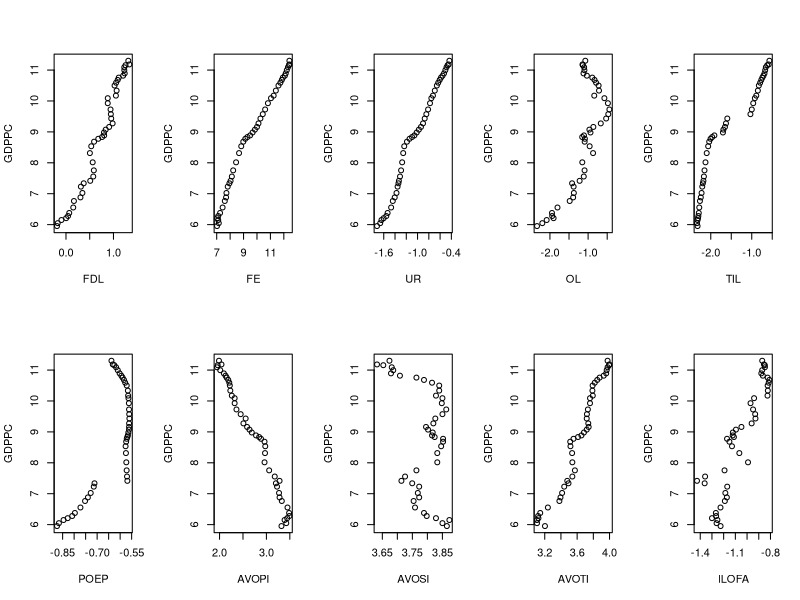
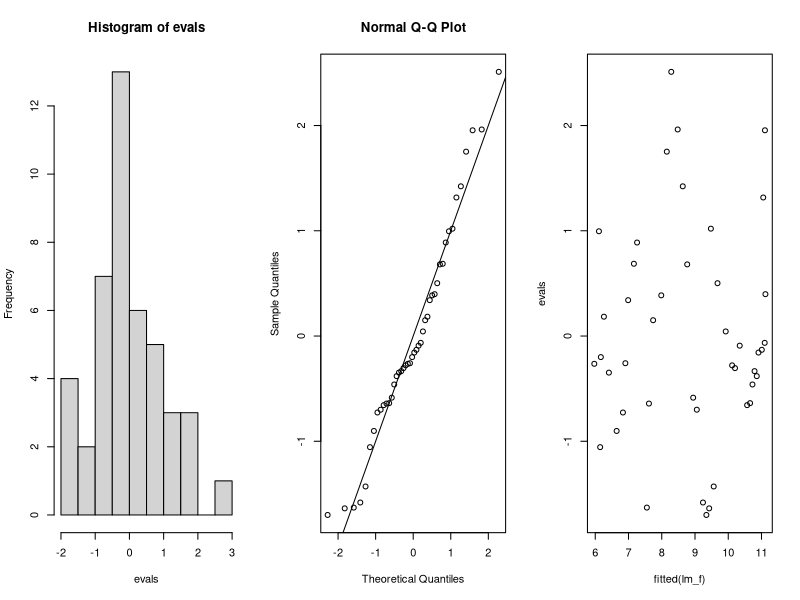
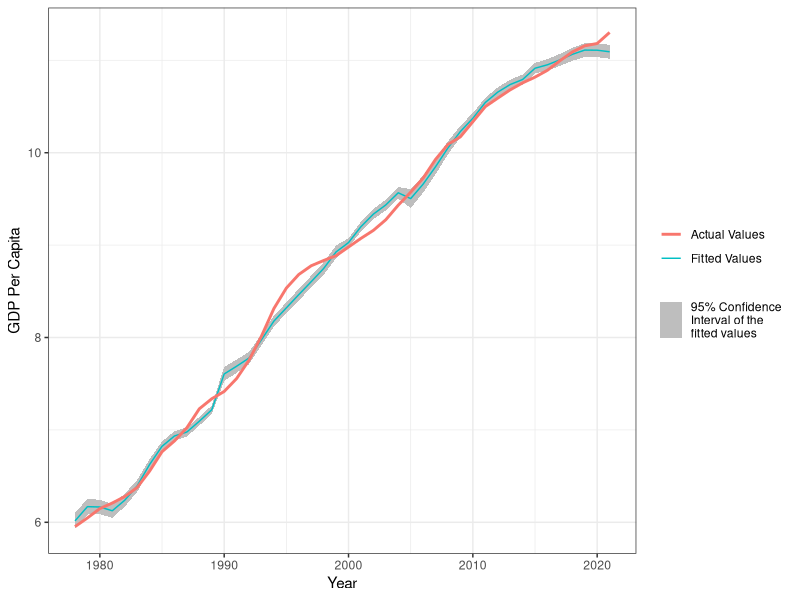

Recreate these plots in R, in order.
## ---- chunk 1
knitr::opts_chunk$set(echo = FALSE)
## ---- chunk 2
library(readxl)
library(MASS)
library(ggplot2)
gdp <- read_excel("Factors_Affecting_GDP_per_Capita.xlsx", sheet = "Sheet1")
attach(gdp)
## ---- chunk 3
cor(FDL,GDPPC)
## ---- chunk 4
cor(FE,GDPPC)
## ---- chunk 5
cor(UR,GDPPC)
## ---- chunk 6
cor(OL,GDPPC)
## ---- chunk 7
cor(TIL,GDPPC)
## ---- chunk 8
cor(POEP,GDPPC)
## ---- chunk 9
cor(AVOPI,GDPPC)
## ---- chunk 10
cor(AVOSI,GDPPC)
## ---- chunk 11
cor(AVOTI,GDPPC)
## ---- chunk 12
cor(ILOFA,GDPPC)
## ---- chunk 13
par(mfrow=c(2,5))
plot(FDL,GDPPC)
plot(FE,GDPPC)
plot(UR,GDPPC)
plot(OL,GDPPC)
plot(TIL,GDPPC)
plot(POEP,GDPPC)
plot(AVOPI,GDPPC)
plot(AVOSI,GDPPC)
plot(AVOTI,GDPPC)
plot(ILOFA,GDPPC)
## ---- chunk 14
lm_f <- lm(GDPPC~FDL+FE+UR+OL+TIL+POEP+AVOPI+AVOSI+AVOTI+ILOFA)
summary(lm_f)
## ---- chunk 15
par(mfrow=c(1,3))
evals <- stdres(lm_f)
hist(evals)
qqnorm(evals)
abline(0,1)
plot(fitted(lm_f),evals)
ks.test(evals,pnorm,0,1)
## ---- chunk 16
lm_r <- lm(GDPPC~FE+TIL+POEP)
summary(lm_r)
## ---- chunk 17
gdp_fitted <- data.frame(YEAR,GDPPC,
                         predict.lm(lm_r,interval="confidence",level=0.95))
ggplot(data=gdp_fitted, mapping=aes(x=YEAR))+
  geom_ribbon(aes(ymin=lwr,ymax=upr,fill="95% Confidence \nInterval of the \nfitted values"))+
  scale_fill_manual(values=c("grey"))+
  geom_line(aes(y=fit, color = "Fitted Values"))+
  geom_line(aes(y=GDPPC, color="Actual Values"),size=1)+
  theme_bw()+
  labs(x="Year", y="GDP Per Capita")+
  theme(legend.title = element_blank())
